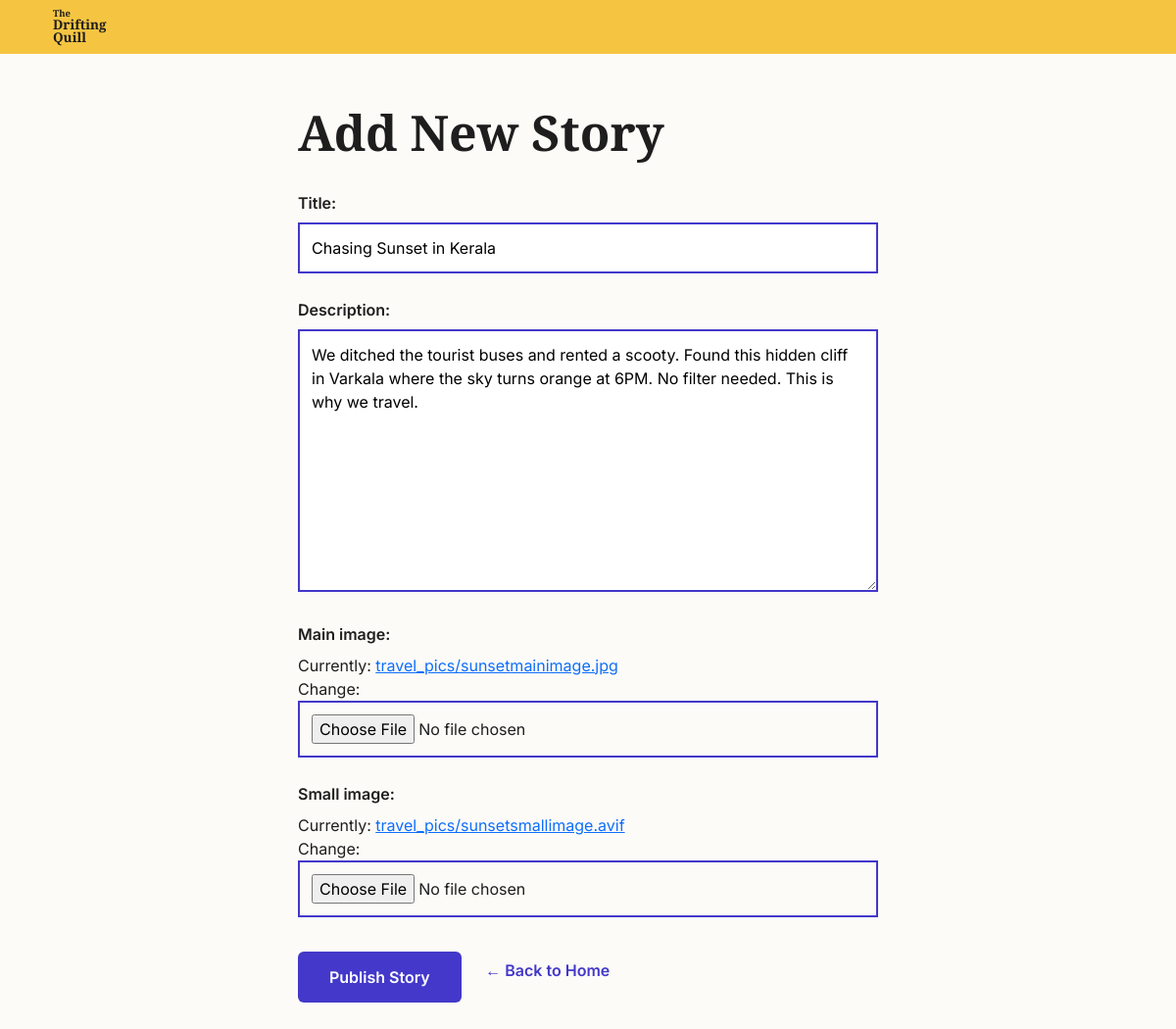
Page /edit/4/ on the committed database.
### travel_app/models.py (models this page shows, shortened)
class Destination(models.Model):
    title = models.CharField(max_length=200)
    description = models.TextField()
    main_image = models.ImageField(upload_to='travel_pics/') # വലിയ ഫോട്ടോയ്ക്കായി
    small_image = models.ImageField(upload_to='travel_pics/') # നീല ബോക്സിലെ ചെറിയ ഫോട്ടോയ്ക്കായി
    date_posted = models.DateTimeField(auto_now_add=True)

### travel_app/views.py (the view)
# urls.py: path('edit/<int:id>/', views.edit_blog, name='edit_blog'),
def edit_blog(request, id):
    post = get_object_or_404(Destination, id=id)
    if request.method == "POST":
        form = DestinationForm(request.POST, request.FILES, instance=post)
        if form.is_valid():
            form.save()
            return redirect('/')
    else:
        form = DestinationForm(instance=post)
    return render(request, 'add_blog.html', {'form': form})

### travel_app/forms.py
class DestinationForm(forms.ModelForm):
    class Meta:
        model = Destination
        fields = ['title', 'description', 'main_image', 'small_image']

### travel_app/templates/add_blog.html (shortened to what this page needs)
{% load static %}
<!DOCTYPE html>
<html lang="en">
<head>
  <link href="https://cdn.jsdelivr.net/npm/bootstrap@5.3.0/dist/css/bootstrap.min.css" rel="stylesheet">
</head>
<body>
  <div class="yellow-bar">
    <div class="logo-text">
      <span class="small">The</span>
      Drifting<br>Quill
    </div>
  </div>
  <div class="form-container">
    <h1 class="form-title">Add New Story</h1>
    <form method="POST" enctype="multipart/form-data">
      {{ form.as_p }}
      <button type="submit" class="btn btn-submit">Publish Story</button>
      <a href="/" class="btn-back">← Back to Home</a>
    </form>
  </div>
</body>
</html>

### travel_app/templates/add_blog.html (style rules this page uses)
body { background-color: #FDFBF7 !important; font-family: 'Inter', sans-serif !important; color: #1E1E1E !important; }
.yellow-bar { background-color: #F5C542 !important; padding: 9px 4.5%; display: flex; justify-content: space-between; align-items: center; position: sticky; top: 0; z-index: 1000; }
.logo-text { font-family: 'EB Garamond', serif; font-weight: 700; font-size: 13.5px; line-height: 1; }
.logo-text .small { font-size: 9.5px; display: block; }
.form-container { max-width: 700px; margin: 50px auto; padding: 0 4.5%; }
.form-title { font-family: 'EB Garamond', serif; font-size: 50px; font-weight: 700; color: #1E1E1E; margin-bottom: 30px; }
.form-container p { margin-bottom: 25px; }
.form-container label { font-weight: 600; color: #1E1E1E; margin-bottom: 8px; display: block; }
.form-container input[type="text"], .form-container textarea, .form-container input[type="file"] { border: 2px solid #4338CA !important; border-radius: 0 !important; padding: 12px !important; font-size: 16px !important; width: 100% !important; }
.btn-submit { background-color: #4338CA !important; color: white !important; border: none !important; padding: 14px 32px; font-weight: 600; font-size: 16px; margin-top: 10px; }
.btn-back { color: #4338CA !important; font-weight: 600; text-decoration: none; margin-left: 20px; }

### rows in the picture
Destination: title "Chasing Sunset in Kerala", description "We ditched the tourist buses and rented a scooty. Found this hidden cliff in Varkala where the sky turns orange at 6PM. No filter needed. This is why we travel."
